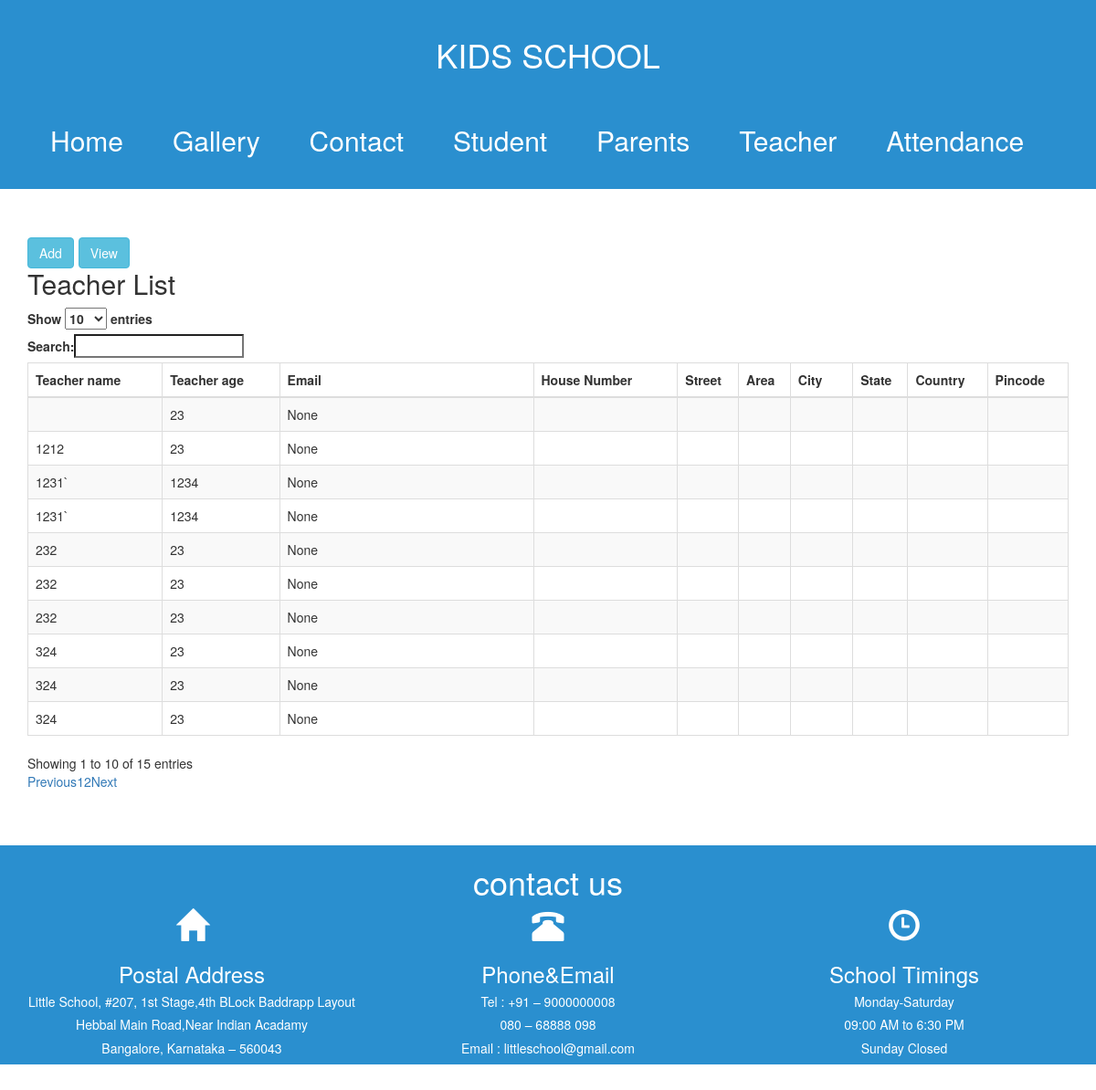
Page /teacher/ on the committed database.
### kids/models.py (models this page shows)
class Teacher(models.Model):
	t_name=models.CharField(max_length=20,null=True,blank=True)
	t_age=models.IntegerField(null=True,blank=True)
	email=models.EmailField(max_length=12,null=True,blank=True)
	address = models.ForeignKey(Address, null=True, blank=True)

### kids/views.py (the view, shortened to what this page needs)
# urls.py: url(r'^teacher/',Teachers.as_view()),
class Teachers(View):
    template_name="teacher.html"
    def get(self, request, *args, **kwargs):
	teachers=Teacher.objects.all()
        return render(request, self.template_name, locals())

### templates/teacher.html (shortened to what this page needs)
<!DOCTYPE html>
<html lang="en">
<head>
  <link rel="stylesheet" href="https://maxcdn.bootstrapcdn.com/bootstrap/3.3.7/css/bootstrap.min.css">
  <link rel="stylesheet" href="//maxcdn.bootstrapcdn.com/bootstrap/3.3.7/css/bootstrap.min.css">
  <link rel="stylesheet" href="https://cdn.datatables.net/1.10.16/css/dataTables.bootstrap.min.css">
</head>
<body>
<link rel='stylesheet prefetch' href='http://maxcdn.bootstrapcdn.com/font-awesome/4.2.0/css/font-awesome.min.css'>
<body>
    <div class="fixed-header">
	<div class="container" style="text-align:center;">
	<h1>KIDS SCHOOL</h1>
</div>
        <div class="container">
            <nav>
                <a href="#"><br><h2>Home</h2></a>
                <a href="/gallery/"><br><h2>Gallery</h2></a>
                <a href="/contact/"><br><h2>Contact</h2></a>
		<a href="/student/"><br><h2>Student</h2></a>
		<a href="/parents/"><br><h2>Parents</h2></a>
		<a href="/teacher/"><br><h2>Teacher</h2></a>
		<a href="/attendance/"><br><h2>Attendance</h2></a>
            </nav>
        </div>
 </div>
 </div><br><br><br><br><br><br><br><br><br><br>
<div class="col-sm-12">
	<div class="col-sm-2"><button class="btn btn-info" id="add_teacher">Add</button><button class="btn btn-info" style="margin-left:5px;" id="view_teacher">View</button></div>
</div>
<div class="container" id="teacher_view_div">
  <h2>Teacher List</h2>
              <table id="example" class="table table-striped table-bordered" cellspacing="0" width="100%">
                <thead>
                  <th>Teacher name</th>
                  <th>Teacher age</th>
		  <th>Email</th>
		  <th>House Number</th>
		  <th>Street</th>
		  <th>Area</th>
		  <th>City</th>
		  <th>State</th>
		  <th>Country</th>
		  <th>Pincode</th>
		 </thead>
		<tbody>
		{% for stud in teachers %}
                <tr>
                  <td>{{ stud.t_name }}</td>
                  <td>{{ stud.t_age }}</td>
		  <td>{{ stud.email }}</td>
		  <td>{{ stud.address.house_number }}</td>
		  <td>{{ stud.address.street }}</td>
		  <td>{{ stud.address.area }}</td>
		  <td>{{ stud.address.city }}</td>
		  <td>{{ stud.address.state }}</td>
		  <td>{{ stud.address.country }}</td>
		  <td>{{ stud.address.pincode }}</td>
                </tr>
		{% endfor %}
              </table>
</div>
<br><br><br>
<div>
<footer class="container-fluid bg-4 text-center">
  <h1>contact us</h1>
<div class="col-sm-4">
<center>
<i class="glyphicon glyphicon-home" styel="font-size: 50px;"></i>
<h3>Postal Address</h3>
<h5> Little School, #207, 1st Stage,4th BLock Baddrapp Layout</h5>
<h5> Hebbal Main Road,Near Indian Acadamy</h5>
<h5> Bangalore, Karnataka – 560043</h5>
</center>
</div>
<div class="col-sm-4">
<center>
<i class="glyphicon glyphicon-phone-alt" styel="font-size: 50px;"></i>
<h3>Phone&Email</h3>
<h5> Tel : +91 – 9000000008 </h5>
<h5> 080 – 68888 098</h5>
<h5>Email : littleschool@gmail.com</h5>
</center>
</div>
<div class="col-sm-4">
<center>
<i class="glyphicon glyphicon-time" styel="font-size: 50px;"></i>
<h3>School Timings</h3>
<h5> Monday-Saturday </h5>
<h5> 09:00 AM to 6:30 PM</h5>
<h5>Sunday Closed</h5>
</center>
</div>
</footer>
</div>
</body>
</html>

### templates/teacher.html (style rules this page uses)
body { padding-top: 60px; padding-bottom: 40px; }
.fixed-header { width: 100%; position: fixed; background-color:#2a8fcf;; padding: 20px 0; color: #fff; }
.fixed-header { top: 0; }
nav a { color: black; text-decoration: none; padding: 7px 25px; display: inline-block; color:#fff; }
footer { background-color:#2a8fcf;; text-align: center;; color:#fff; }
.glyphicon { font-size: 35px; }

### rows in the picture
Teacher: t_name "232", t_age "23", email "None"
Teacher: t_name "232", t_age "23", email "None"
Teacher: t_name "232", t_age "23", email "None"
Teacher: t_age "23", email "None"
Teacher: t_name "1212", t_age "23", email "None"
Teacher: t_name "1231`", t_age "1234", email "None"
Teacher: t_name "1231`", t_age "1234", email "None"
Teacher: t_name "324", t_age "23", email "None"
Teacher: t_name "324", t_age "23", email "None"
Teacher: t_name "324", t_age "23", email "None"
